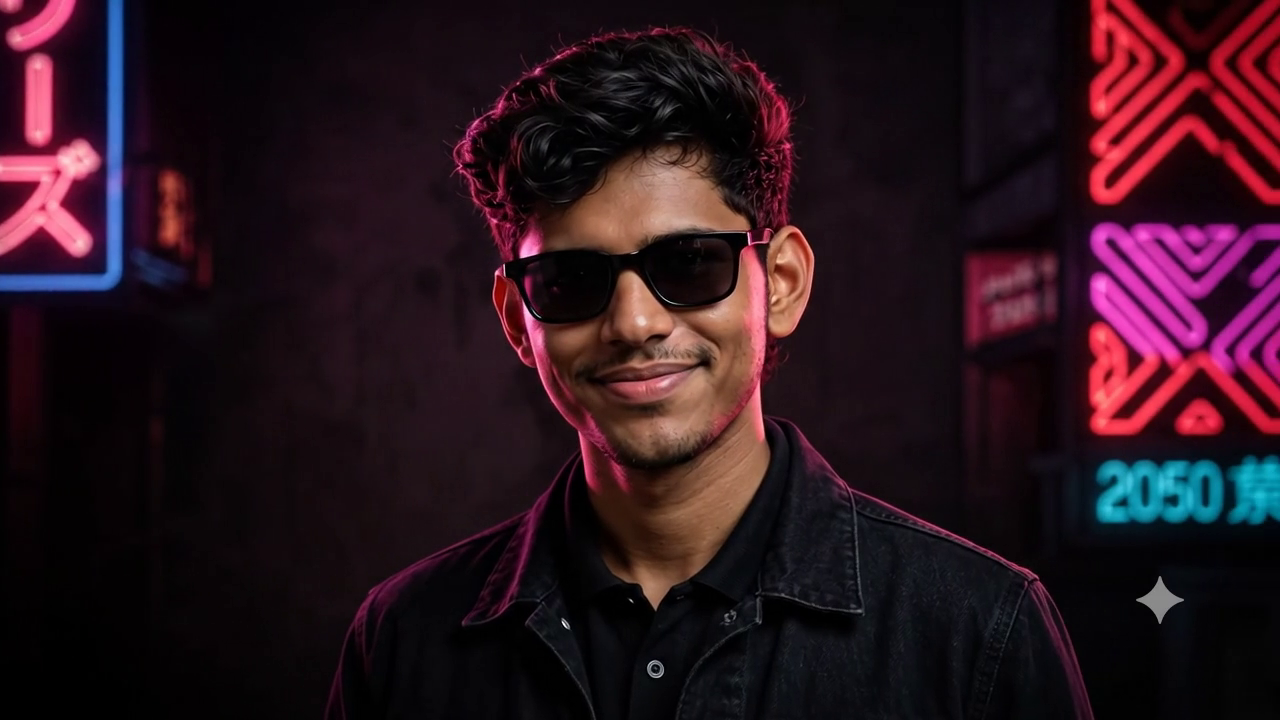
#> input picture frame 24 of video.mp4, 1280 x 720 px
$ python inpaint_seamless.py
#> lines starting #> are read from the running program, lines starting #| are printed output that depends on the picture; after the words box and inside, x2 and y2 are one past the last pixel; in counts of white or black regions, pixels touching at a corner belong together
import cv2
import numpy as np
import os

video_path = 'video.mp4'
output_dir = 'hd_frames'
os.makedirs(output_dir, exist_ok=True)

cap = cv2.VideoCapture(video_path)
total = int(cap.get(cv2.CAP_PROP_FRAME_COUNT))
print(f"Processing {total} frames with Telea seamless inpainting...")

# Create precise mask for logo on 1280x720 video frames
mask = np.zeros((720, 1280), dtype=np.uint8)
cv2.rectangle(mask, (1120, 560), (1200, 640), 255, -1)
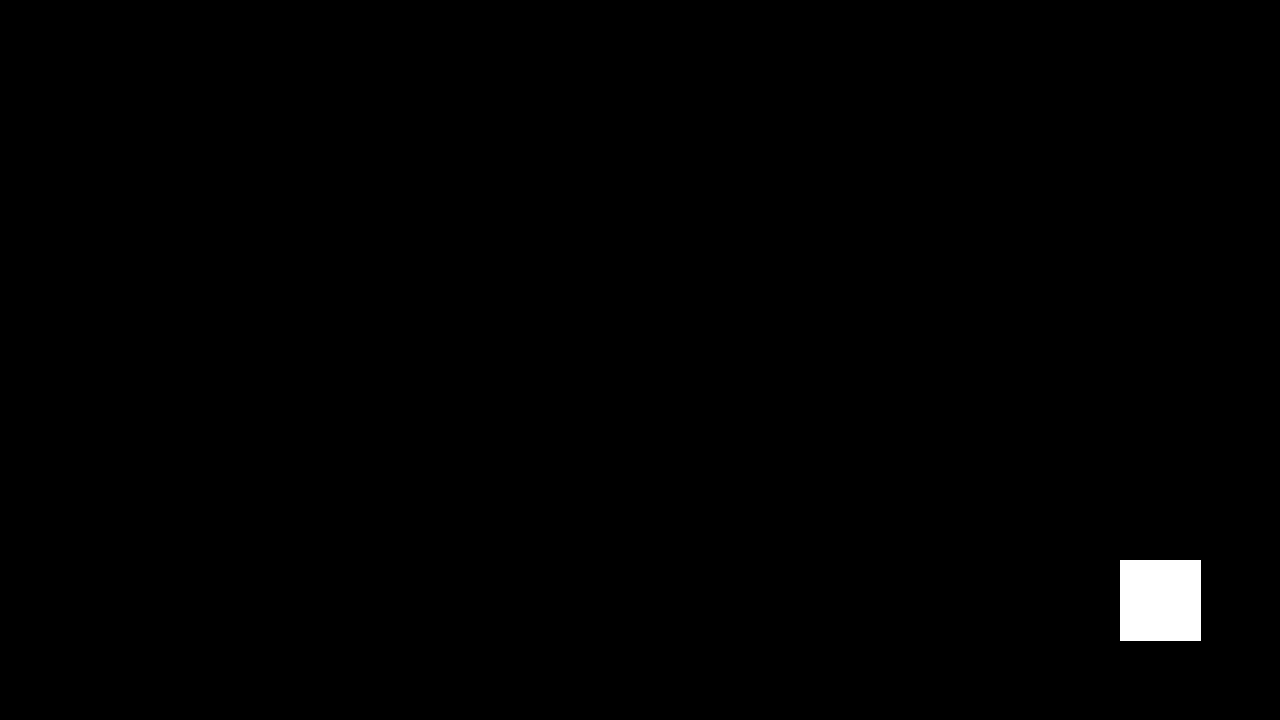
#> mask: shape (720, 1280); 0.71% white; 1 white region, box (x1, y1, x2, y2) and area: (1120, 560, 1201, 641) 6561

count = 0
while cap.isOpened():
    ret, frame = cap.read()
#> frame is the input picture: shape (720, 1280, 3); mean B, G, R 28.4, 19.6, 41.9
    if not ret:
        break
    count += 1

    # Seamlessly blend surrounding texture into logo region (NO black boxes or patches!)
    clean_frame = cv2.inpaint(frame, mask, inpaintRadius=7, flags=cv2.INPAINT_TELEA)

    # Upscale to 4K Ultra HD (3840x2160)
    frame_4k = cv2.resize(clean_frame, (3840, 2160), interpolation=cv2.INTER_LANCZOS4)

    filename = os.path.join(output_dir, f"frame_{count:03d}.webp")
    cv2.imwrite(filename, frame_4k, [cv2.IMWRITE_WEBP_QUALITY, 98])

    if count % 30 == 0:
        print(f"Inpainted & upscaled {count}/{total} frames")

cap.release()
print("Seamless inpainting complete for all 240 frames!")
